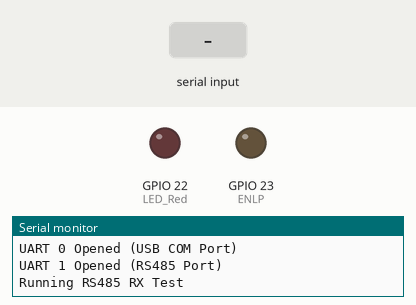
This sketch was run on a simulated ESP32. Parts: output pins drawn as LEDs (lit = HIGH), the last lines printed to the serial monitor. The inputs (shaded band) are chosen by the test bench.

Above: at 1.4 s.
1.5 s: "1" received over the second serial link
At 3.2 s:
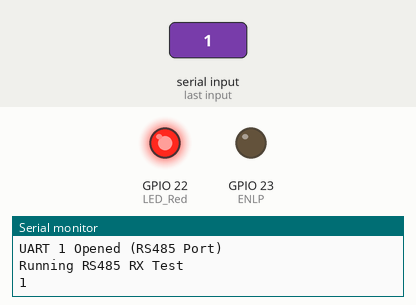
Timing chart, 0 to 4.7 s (numbered marks = the images above; inputs shaded):
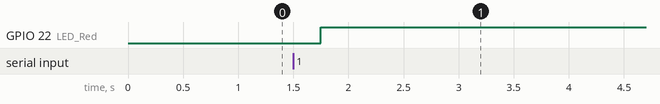

Measured:
- after the input at 1.5 s, GPIO 22 (LED_Red): LOW → HIGH after 0.25 s

The sketch:

RS_485_Comms_RX_Test.ino
```cpp
/*
  Dave Williams, DitroniX 2019-2025 (ditronix.net)

  Example Code, to demonstrate and test the EPEM, TWO UART Ports Basic Test.   0 as Terminal UART and 1 as RS485 UART in RX Mode

  NB. To test the RS-485:
  * Simply connect another RS-485 device
  * Wiring A to A and B to B
    * Monitor in computer terminal if using USB-RS485
    * Use the 'RS485 RX' Code Example on another EPEM

  Further information, details and examples can be found on our website and also GitHub wiki pages:
  * ditronix.net
  * github.com/DitroniX
  * github.com/DitroniX/EPEM-Ethernet-Power-Energy-Monitor
  * github.com/DitroniX/EPEM-Ethernet-Power-Energy-Monitor/wiki
  * hackster.io/DitroniX/epem-ethernet-power-energy-monitor-8b9043
  * kickstarter.com/projects/ditronix/epem-ethernet-power-energy-monitor

  This test code is OPEN SOURCE and formatted for easier viewing.  Although is is not intended for real world use, it may be freely used, or modified as needed.
  It is distributed on an "AS IS" BASIS, WITHOUT WARRANTIES OR CONDITIONS OF ANY KIND, either express or implied.

  For board configuration, see https://github.com/DitroniX/EPEM-Ethernet-Power-Energy-Monitor/wiki/Arduino-IDE

  Further information, details and examples can be found on our website wiki pages ditronix.net/wiki and also github.com/DitroniX
*/

// Libraries

// **************** USER VARIABLES / DEFINES / STATIC / STRUCTURES / CONSTANTS ****************

#include <Wire.h>

// **************** OUTPUTS ****************
#define LED_Red 22  // Red LED

// Hardware Serial 0 pins
#define RXD0 17
#define TXD0 16

// Hardware Serial 1 pins - RS485
#define RXLP 4
#define TXLP 5
#define ENLP 23  // RS485 UART Enable

// **************** FUNCTIONS AND ROUTINES ****************

// **************** SETUP ****************
void setup() {

  // Stabalise
  delay(250);

  // Initialise UART 0 - USB COM Port
  Serial.begin(115200, SERIAL_8N1, RXD0, TXD0);  // U0
  while (!Serial)
    ;
  Serial.println("UART 0 Opened (USB COM Port)");

  // Initialise UART 1 - RS485 Port
  Serial1.begin(9600, SERIAL_8N1, RXLP, TXLP);  //LP
  while (!Serial)
    ;

  Serial.println("UART 1 Opened (RS485 Port)");

  // Initialise RED LED on GP22
  pinMode(LED_Red, OUTPUT);

  // Initialise RS485 UART Enable on GP23
  pinMode(ENLP, OUTPUT);

  Serial.println("Running RS485 RX Test");
}

// **************** LOOP ****************
void loop() {

  // Force RS485 UART Driver Disabled and Receiver is Enabled
  digitalWrite(ENLP, LOW);

  if (Serial1.available() > 0) {

    // Read Incomming Byte from RS485 UART and Output to the Serial Monitor
    char incomingbyte = Serial1.read();
    Serial.print(incomingbyte);

    // Heartbeat RED LED
    digitalWrite(LED_Red, LOW);
    delay(250);
    digitalWrite(LED_Red, HIGH);
  }
}
```
